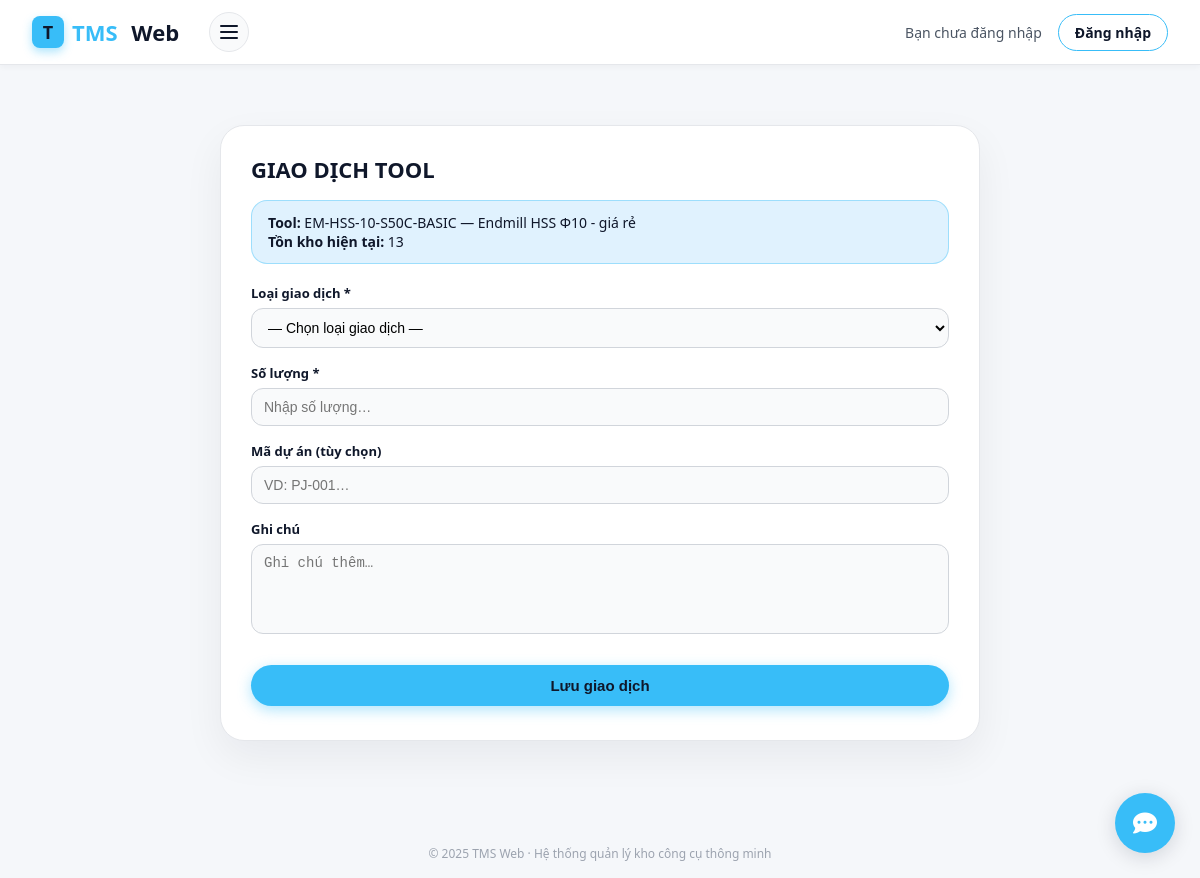
The app's page /tool-muontra/transaction/14/ with its own data.
### tool/models.py (models this page shows, shortened)
class Tool(models.Model):
    LOAI_GIA_CONG_CHOICES = [
        ("DRILL", "Khoan"),
        ("MILL", "Phay"),
        ("TAP", "Taro"),
        ("REAM", "Doa"),
        ("TURN", "Tiện"),
    ]
    NHOM_VL_CHOICES = [
        ("P", "Thép (ISO P)"),
        ("M", "Thép không gỉ (ISO M)"),
        ("K", "Gang (ISO K)"),
        ("N", "Nhôm/kim loại màu (ISO N)"),
        ("S", "Hợp kim chịu nhiệt (ISO S)"),
        ("H", "Thép đã tôi (ISO H)"),
    ]
    ten_tool = models.CharField(
        max_length=200,
        verbose_name="Tên tool"
    )
    ma_tool = models.CharField(
        max_length=50,
        unique=True,
        verbose_name="Mã tool"
    )
    nhom_tool = models.CharField(
        max_length=100,
        verbose_name="Nhóm tool",
        help_text="VD: Mũi khoan, Dao phay, Mũi taro…"
    )
    dong_tool = models.CharField(
        max_length=100,
        blank=True,
        verbose_name="Dòng tool",
        help_text="VD: Drill, Endmill, Tap…"
    )
    nha_san_xuat = models.CharField(
        max_length=100,
        blank=True,
        verbose_name="Nhà sản xuất"
    )
    ma_nha_sx = models.CharField(
        max_length=100,
        blank=True,
        verbose_name="Mã nhà sản xuất"
    )
    tieu_chuan = models.CharField(
        max_length=100,
        blank=True,
        verbose_name="Tiêu chuẩn"
    )
    model = models.CharField(
        max_length=100,
        blank=True,
        verbose_name="Model"
    )
    vat_lieu_phu_hop = models.CharField(
        max_length=200,
        blank=True,
        verbose_name="Vật liệu gia công phù hợp",
        help_text="VD: C45, S50C, SUS304…"
    )
    ghi_chu = models.TextField(
        blank=True,
        verbose_name="Ghi chú thêm"
    )
    duong_kinh = models.DecimalField(
        max_digits=6,
        decimal_places=2,
        null=True,
        blank=True,
        verbose_name="Đường kính làm việc (mm)"
    )
    chieu_dai_lam_viec = models.DecimalField(
        max_digits=6,
        decimal_places=2,
        null=True,
        blank=True,
        verbose_name="Chiều dài làm việc (mm)"
    )
    don_vi_tinh = models.CharField(
        max_length=50,
        blank=True,
        verbose_name="Đơn vị tính",
        help_text="VD: cái, hộp, bộ…"
    )
    tuoi_tho_chuan = models.CharField(
        max_length=100,
        blank=True,
        verbose_name="Tuổi thọ chuẩn",
        help_text="VD: 1500 lỗ / 1 tool"
    )
    loai_gia_cong = models.CharField(
        max_length=50,
        choices=LOAI_GIA_CONG_CHOICES,
        verbose_name="Loại gia công chính",
        null=True,
        blank=True,
        help_text="Khoan / Phay / Taro / Doa / Tiện…"
    )
    duong_kinh_min = models.DecimalField(
        max_digits=6,
        decimal_places=2,
        null=True,
        blank=True,
        verbose_name="ĐK min cho phép (mm)"
    )
    duong_kinh_max = models.DecimalField(
        max_digits=6,
        decimal_places=2,
        null=True,
        blank=True,
        verbose_name="ĐK max cho phép (mm)"
    )
    ty_le_sau_lo_max = models.DecimalField(
        max_digits=4,
        decimal_places=1,
        null=True,
        blank=True,
        verbose_name="Tỷ lệ sâu lỗ max (L/D)"
    )
    nhom_vat_lieu_iso = models.CharField(
        max_length=2,
        choices=NHOM_VL_CHOICES,
        blank=True,
        verbose_name="Nhóm vật liệu ISO"
    )
    do_cung_min = models.PositiveIntegerField(
        null=True,
        blank=True,
        verbose_name="Độ cứng vật liệu min (HRC)"
    )
    do_cung_max = models.PositiveIntegerField(
        null=True,
        blank=True,
        verbose_name="Độ cứng vật liệu max (HRC)"
    )
    may_phu_hop = models.CharField(
        max_length=200,
        blank=True,
        verbose_name="Dòng máy phù hợp",
        help_text="VD: VMC 10.000 rpm, CNC tiện, Máy khoan bàn…"
    )
    can_coolant = models.BooleanField(
        default=False,
        verbose_name="Yêu cầu tưới nguội"
    )
    ton_kho = models.PositiveIntegerField(
        default=0,
        verbose_name="Tồn kho hiện tại"
    )
    muc_canh_bao = models.PositiveIntegerField(
        null=True,
        blank=True,
        verbose_name="Mức cảnh báo tối thiểu"
    )
    tu = models.CharField(
        max_length=100,
        blank=True,
        verbose_name="Tủ / Kệ"
    )
    ngan = models.CharField(
        max_length=100,
        blank=True,
        verbose_name="Ngăn / Khay"
    )
    may_uu_tien = models.CharField(
        max_length=100,
        blank=True,
        verbose_name="Máy / Line ưu tiên"
    )
    ngay_nhap_kho = models.DateField(
        null=True,
        blank=True,
        verbose_name="Ngày nhập kho"
    )
    gia_tri_mua = models.DecimalField(
        max_digits=15,
        decimal_places=0,
        null=True,
        blank=True,
        verbose_name="Giá trị mua (VND/đv)"
    )
    wear_max = models.PositiveIntegerField(
        null=True,
        blank=True,
        verbose_name="Độ mòn tối đa (%)"
    )
    nguong_thay = models.PositiveIntegerField(
        null=True,
        blank=True,
        verbose_name="Ngưỡng cảnh báo thay (%)"
    )
    hrc_tham_chieu = models.PositiveIntegerField(
        null=True,
        blank=True,
        verbose_name="Độ cứng vật liệu tham chiếu (HRC)"
    )
    che_do_cat_khuyen_nghi = models.TextField(
        blank=True,
        verbose_name="Chế độ cắt khuyến nghị"
    )
    ket_luan_fuzzy = models.TextField(
        blank=True,
        verbose_name="Kết luận fuzzy / khuyến nghị"
    )
    diem_gia = models.PositiveSmallIntegerField(
        null=True,
        blank=True,
        verbose_name="Điểm giá (1=rẻ, 5=rất đắt)"
    )
    diem_do_ben = models.PositiveSmallIntegerField(
        null=True,
        blank=True,
        verbose_name="Điểm độ bền (1=thấp, 5=rất bền)"
    )
    diem_on_dinh = models.PositiveSmallIntegerField(
        null=True,
        blank=True,
        verbose_name="Độ ổn định quá trình (1=kém, 5=rất ổn định)"
    )
    diem_chat_luong_be_mat = models.PositiveSmallIntegerField(
        null=True,
        blank=True,
        verbose_name="Chất lượng bề mặt (1=thô, 5=rất đẹp)"
    )
    diem_san_co = models.PositiveSmallIntegerField(
        null=True,
        blank=True,
        verbose_name="Độ sẵn có (1=khó mua, 5=luôn sẵn)"
    )
    diem_uu_tien_dung_truoc = models.PositiveSmallIntegerField(
        null=True,
        blank=True,
        verbose_name="Mức ưu tiên dùng trước (1=ít, 5=ưu tiên cao)"
    )
    created_at = models.DateTimeField(
        auto_now_add=True,
        verbose_name="Thời gian tạo"
    )
    updated_at = models.DateTimeField(
        auto_now=True,
        verbose_name="Thời gian cập nhật"
    )
    class Meta:
        verbose_name = "Tool tiêu hao"
        verbose_name_plural = "Tool tiêu hao"
        ordering = ["ten_tool", "ma_tool"]
        indexes = [
            models.Index(fields=["ma_tool"]),
            models.Index(fields=["nhom_tool", "dong_tool"]),
            models.Index(fields=["loai_gia_cong", "nhom_vat_lieu_iso"]),
        ]

### tool_muontra/views.py (the view, shortened to what this page needs)
# urls.py: path("transaction/<int:tool_id>/", views.tool_transaction_create, name="tool_transaction_create"),
def tool_transaction_create(request, tool_id):
    tool = get_object_or_404(Tool, pk=tool_id)
    context = {
        "tool": tool,
        "loai_choices": ToolTransaction.LOAI_CHOICES,
    }
    return render(request, "tool_transaction_form.html", context)

### templates/tool_transaction_form.html (shortened to what this page needs)
{% extends "base.html" %}
{% block content %}
<div class="page">
  <div class="card">
    <div class="title">Giao dịch tool</div>
    <div class="info-box">
      <strong>Tool:</strong> {{ tool.ma_tool }} — {{ tool.ten_tool }}<br>
      <strong>Tồn kho hiện tại:</strong> {{ tool.ton_kho }}
    </div>
    <form method="post">
      <div class="row">
        <label class="label">Loại giao dịch *</label>
        <select name="loai" class="select" required>
          <option value="">— Chọn loại giao dịch —</option>
        </select>
      </div>
      <div class="row">
        <label class="label">Số lượng *</label>
        <input type="number" min="1" name="so_luong"
               class="input" required placeholder="Nhập số lượng…">
      </div>
      <div class="row">
        <label class="label">Mã dự án (tùy chọn)</label>
        <input type="text" name="ma_du_an" class="input"
               placeholder="VD: PJ-001…">
      </div>
      <div class="row">
        <label class="label">Ghi chú</label>
        <textarea name="ghi_chu" class="textarea"
                  placeholder="Ghi chú thêm…"></textarea>
      </div>
      <button type="submit" class="submit">
        Lưu giao dịch
      </button>
    </form>
  </div>
</div>
{% endblock %}

### templates/base.html (style rules this page uses)
:root { --blue-tech: #38bdf8; --blue-strong: #0f172a; --blue-soft: #e0f2fe; }
* { box-sizing: border-box; }
body { margin: 0; font-family: "Segoe UI", sans-serif; background: #ffffff; color: #0f172a; }

### templates/tool_transaction_form.html (style rules this page uses)
.page { max-width: 760px; margin: 0 auto; padding: 20px 0 40px; }
.card { background: #ffffff; border-radius: 24px; padding: 28px 30px 34px; box-shadow: 0 16px 40px rgba(15,23,42,0.06); border: 1px solid #e5e7eb; }
.title { font-size: 22px; font-weight: 700; color: var(--blue-strong); text-transform: uppercase; margin-bottom: 16px; }
.info-box { background: var(--blue-soft); border-radius: 16px; padding: 12px 16px; margin-bottom: 20px; border: 1px solid rgba(56,189,248,0.4); color: var(--blue-strong); font-size: 14px; }
.row { margin-bottom: 16px; }
.label { font-size: 13px; font-weight: 600; color: var(--blue-strong); margin-bottom: 6px; display: block; }
.input, .select, .textarea { width: 100%; padding: 10px 12px; border-radius: 12px; border: 1px solid #d1d5db; background: #f9fafb; font-size: 14px; outline: none; transition: 0.2s; }
.textarea { height: 90px; resize: none; }
.submit { width: 100%; padding: 12px; border-radius: 999px; border: none; cursor: pointer; background: var(--blue-tech); color: #0f172a; font-size: 15px; font-weight: 700; transition: 0.2s; box-shadow: 0 4px 14px rgba(56,189,248,0.4); margin-top: 10px; }

### templates/chatbot.html (style rules this page uses)
:root { --primary-color: #4361ee; --blue-tech: #38bdf8; --blue-strong: #0f172a; --primary-dark: #3a56d4; --bg-color: #f5f7fa; --text-color: #2b2d42; --white: #ffffff; --light-gray: #e9ecef; --shadow: 0 4px 20px rgba(0, 0, 0, 0.15); --border-radius: 16px; }
body { font-family: 'Segoe UI', system-ui, -apple-system, sans-serif; background: var(--bg-color); margin: 0; }

### records on screen
Tool: ma_tool "EM-HSS-10-S50C-BASIC", ten_tool "Endmill HSS Φ10 - giá rẻ", ton_kho "13"
